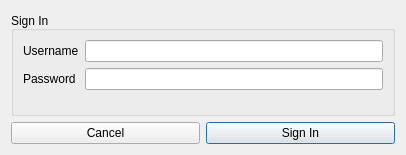
<?xml version="1.0" encoding="UTF-8"?>
<ui version="4.0">
 <class>SignIn</class>
 <widget class="QDialog" name="SignIn">
  <property name="geometry">
   <rect>
    <x>0</x>
    <y>0</y>
    <width>406</width>
    <height>155</height>
   </rect>
  </property>
  <property name="windowTitle">
   <string>Dialog</string>
  </property>
  <layout class="QGridLayout" name="gridLayout_3">
   <item row="0" column="0">
    <layout class="QGridLayout" name="gridLayout">
     <item row="0" column="0">
      <widget class="QGroupBox" name="groupBox">
       <property name="title">
        <string>Sign In</string>
       </property>
       <property name="alignment">
        <set>Qt::AlignBottom|Qt::AlignLeading|Qt::AlignLeft</set>
       </property>
       <property name="checkable">
        <bool>false</bool>
       </property>
       <layout class="QGridLayout" name="gridLayout_2">
        <item row="0" column="0">
         <layout class="QFormLayout" name="formLayout">
          <property name="fieldGrowthPolicy">
           <enum>QFormLayout::ExpandingFieldsGrow</enum>
          </property>
          <item row="0" column="0">
           <widget class="QLabel" name="userNameLabel">
            <property name="text">
             <string>Username</string>
            </property>
           </widget>
          </item>
          <item row="0" column="1">
           <widget class="QLineEdit" name="userNameEdit"/>
          </item>
          <item row="1" column="0">
           <widget class="QLabel" name="passwordLabel">
            <property name="text">
             <string>Password</string>
            </property>
           </widget>
          </item>
          <item row="1" column="1">
           <widget class="QLineEdit" name="passwordEdit">
            <property name="echoMode">
             <enum>QLineEdit::Password</enum>
            </property>
           </widget>
          </item>
         </layout>
        </item>
       </layout>
      </widget>
     </item>
     <item row="1" column="0">
      <layout class="QHBoxLayout" name="horizontalLayout">
       <item>
        <widget class="QPushButton" name="cancelButton">
         <property name="enabled">
          <bool>true</bool>
         </property>
         <property name="text">
          <string>Cancel</string>
         </property>
        </widget>
       </item>
       <item>
        <widget class="QPushButton" name="signInButton">
         <property name="text">
          <string>Sign In</string>
         </property>
         <property name="default">
          <bool>true</bool>
         </property>
        </widget>
       </item>
      </layout>
     </item>
    </layout>
   </item>
  </layout>
 </widget>
 <resources/>
 <connections/>
</ui>
